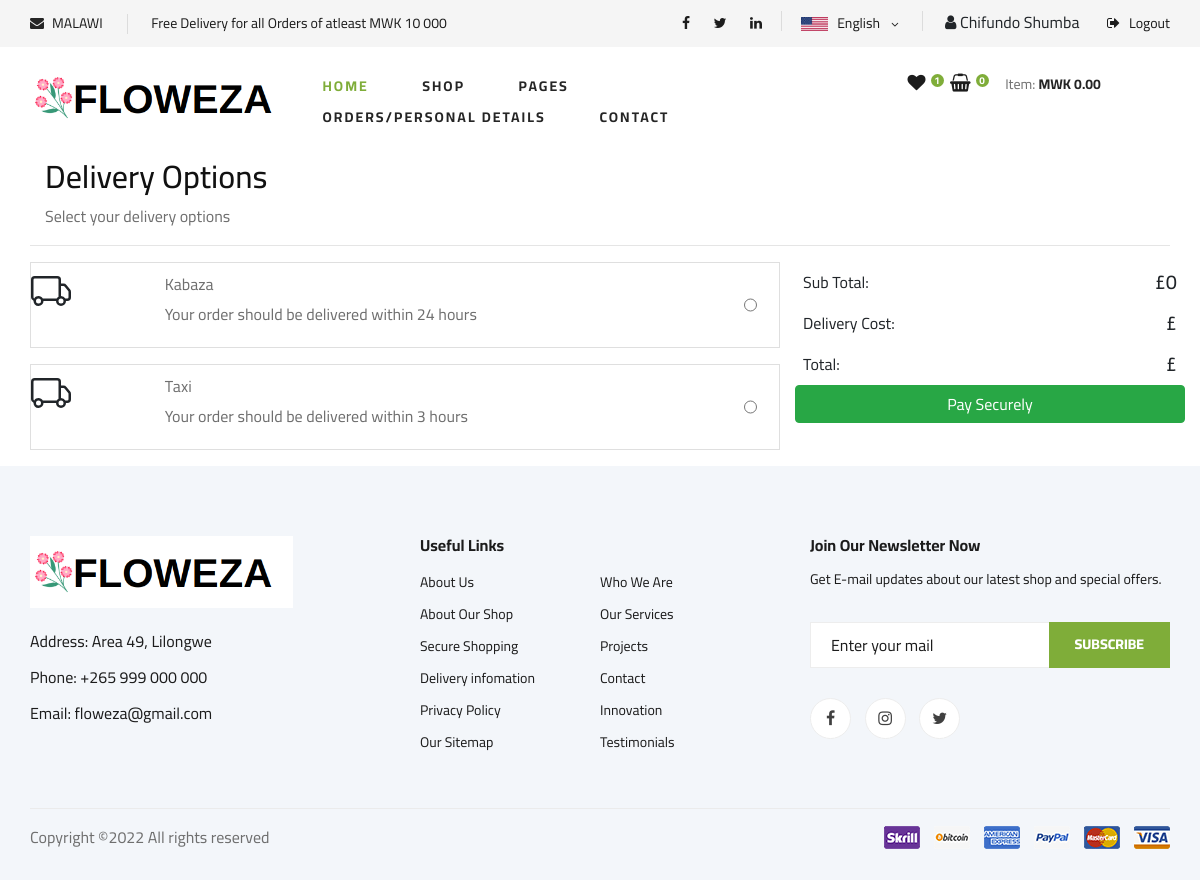
/deliverychoices (signed in), run on the app's committed database.
### mainapp/models.py (models this page shows, shortened)
class CustomUser(AbstractBaseUser, PermissionsMixin):
    email = models.EmailField(max_length=255, unique=True)
    full_name = models.CharField(max_length=255, blank = True, null=True)
    roles =(
        ('Admin','Admin'),
        ('Seller', 'Seller'),
        ('Transporter', 'Transporter'),
        ('Customer', 'Customer'),
    )
    user_role = models.CharField(max_length = 15, choices = roles, default = "Customer")
    phone_number = PhoneNumberField(null = True, blank = True)
    username = None
    staff = models.BooleanField(default=True) #can login
    active = models.BooleanField(default=True) #can login
    admin = models.BooleanField(default=False) # Adminstrator
    seller = models.BooleanField(default=False) #seller
    customer = models.BooleanField(default=False)
    transporter = models.BooleanField(default=False)
    timestamp = models.DateTimeField(auto_now_add=True)
    image = models.ImageField(default = "avatar0.jpg", null = True, blank = True)
    group = Group.add_to_class('description', models.CharField(max_length=180,null=True, blank=True))
    USERNAME_FIELD = 'email' #loginuser
    REQUIRED_FIELDS = ['full_name','phone_number',]
    objects = UserManager()
    @property
    def is_active(self):
        return self.active

class DeliveryOptions(models.Model):
    DELIVERY_CHOICES = [
        ("IS", "In Store"),
        ("HD", "Home Delivery"),
        ("DD", "Digital Delivery"),
    ]
    delivery_name = models.CharField(
        verbose_name=_("delivery_name"),
        help_text=_("Required"),
        max_length=255,
    )
    delivery_price = MoneyField(
        decimal_places=2,
        default_currency='MWK',
        verbose_name=_("delivery price"),
        help_text=_("Maximum 50 000"),
        error_messages={
            "name": {
                "max_length": _("The price must be between 0 and 50 0000."),
            },
        },
        max_digits=14,
    )
    delivery_method = models.CharField(
        choices=DELIVERY_CHOICES,
        verbose_name=_("delivery_method"),
        help_text=_("Required"),
        max_length=255,
    )
    delivery_timeframe = models.CharField(
        verbose_name=_("delivery timeframe"),
        help_text=_("Required"),
        max_length=255,
    )
    delivery_window = models.CharField(
        verbose_name=_("delivery window"),
        help_text=_("Required"),
        max_length=255,
    )
    order = models.IntegerField(verbose_name=_("list order"), help_text=_("Required"), default=0)
    is_active = models.BooleanField(default=True)
    class Meta:
        verbose_name = _("Delivery Option")
        verbose_name_plural = _("Delivery Options")

### mainapp/views.py (the view)
# urls.py: path("deliverychoices", views.deliverychoices, name="deliverychoices"),
@login_required
def deliverychoices(request):
    deliveryoptions = DeliveryOptions.objects.filter(is_active=True)
    return render(request, "delivery_choices.html", {"deliveryoptions": deliveryoptions})

### basket/basket.py (called while the page is built)
    def __len__(self):
        return sum(item["qty"] for item in self.basket.values())

    def get_subtotal_price(self):
        return sum(item["price"] * item["qty"] for item in self.basket.values())

    def get_delivery_price(self):
        newprice =  Money(0.00, 'MWK')
        if "purchase" in self.session:
            newprice = DeliveryOptions.objects.get(id=self.session["purchase"]["delivery_id"]).delivery_price
        return newprice

    def get_total_price(self):
        newprice = Money(0.00, 'MWK')
        subtotal = sum(Money(item["price"], 'MWK') * item["qty"] for item in self.basket.values())
        if "purchase" in self.session:
            newprice = DeliveryOptions.objects.get(id=self.session["purchase"]["delivery_id"]).delivery_price
        total = subtotal + newprice
        return total

### basket/context_processors.py (called while the page is built)
def basket(request):
    return {'basket': Basket(request)}

### mainapp/templates/delivery_choices.html (shortened to what this page needs)
{% extends 'base_mainapp.html' %}
{% load static %}
{% block body %}
    <div class="container">
        <div class="col-12">
        <h1 class="h2">Delivery Options</h1>
        </div>
        <div class="col-12">
        <p>Select your delivery options</p>
        </div>
        <hr />
    </div>
    <div class="container">
        <div class="row g-3">
        {% if deliveryoptions|length == 0 %}
        <div class="col-12">There are no delivery options <a href="{% url 'store:store_home' %}">Shop</a></div>
        {% else %}
        <div class="col-md-4 col-lg-4 order-md-last p-0 order-3">
            <div class="d-flex bd-highlight ms-0">
            <div class="p-2 flex-grow-1 bd-highlight">Sub Total:</div>
            <div class="p-2 bd-highlight"><span class="fw-bold h5">£</span><span id="sub_total"
                class="fw-bold h5">{{basket.get_subtotal_price}}</span></div>
            </div>
            <div class="d-flex bd-highlight">
            <div class="p-2 flex-grow-1 bd-highlight">Delivery Cost:</div>
            <div class="p-2 bd-highlight"><span class="fw-bold h5">£</span></div>
            </div>
            <div class="d-flex bd-highlight">
            <div class="p-2 flex-grow-1 bd-highlight">Total:</div>
            <div class="p-2 bd-highlight"><span class="fw-bold h5">£</span></div>
            </div>
            <a role="button" href="{% url "checkout:delivery_address" %}" class="btn btn-success fw-bold w-100"
            type="button">Pay Securely</a>
        </div>
        <div class="col-md-7 col-lg-8">
            {% for option in deliveryoptions %}
            <div class="card mb-3 border-1 rounded-0 product-item me-md-4" data-index="{{option.id}}">
            <div class="row g-0">
                <div class="col-md-2 ps-3 ps-md-4">
                </div>
                <div class="col-md-9 ps-md-1">
                <div class="card-body p-1">
                    <p class="card-text ps-2 mb-1 pt-1 fw-bold">{{option.delivery_name}}</p>
                    <p class="card-text ps-2 pb-3">Your order should be delivered within {{option.delivery_timeframe}}</p>
                </div>
                </div>
                <div class="col-md-1 ps-md-1">
                <input class="align-middle h-100" type="radio" name="deliveryOption" id="{{option.id}}"
                    value="{{option.id}}">
                </div>
            </div>
            </div>
            {% endfor %}
        </div>
        {% endif %}
        </div>
    </div>
{% endblock body %}

### mainapp/templates/includes/header.html (shortened to what this page needs)
{% load static %}
<header class="header">
    <div class="header__top">
        <div class="container">
            <div class="row">
                <div class="col-lg-6 col-md-6">
                    <div class="header__top__left">
                        <ul>
                            <li><i class="fa fa-envelope"></i> MALAWI</li>
                            <li>Free Delivery for all Orders of atleast MWK 10 000</li>
                        </ul>
                    </div>
                </div>
                <div class="col-lg-6 col-md-6" id="top-right-header">
                    <div class="header__top__right">
                        <div class="header__top__right__social">
                            <a href="#"><i class="fa fa-facebook"></i></a>
                            <a href="#"><i class="fa fa-twitter"></i></a>
                            <a href="#"><i class="fa fa-linkedin"></i></a>
                        </div>
                        <div class="header__top__right__language">
                            <img src="{% static 'img/language.png' %}" alt="">
                            <div>English</div>
                            <span class="arrow_carrot-down"></span>
                        </div>
                        {% if user.is_authenticated %}
                        <div class="header__top__right__auth">
                            <i class="fa fa-user"></i> {{user.full_name|title}}
                        </div>
                        <div class="header__top__right__auth ml-4">
                            <a href="{% url 'logout_request' %}"><i class="fa fa-sign-out" aria-hidden="true"></i> Logout</a>
                        </div>
                        {% endif %}
                    </div>
                </div>
            </div>
        </div>
    </div>
    <div class="container">
        <div class="row">
            <div class="col-lg-3">
                <div class="header__logo">
                    <a href="#"><img src="{% static '/img/logo.png' %}" alt=""> </a>
                </div>
            </div>
            <div class="col-lg-6" >
                <nav class="header__menu">
                    <ul>
                        <li class="active"><a href="{% url 'index' %}">Home</a></li>
                        <li class="top-menu-item1"><a href="{% url 'shop' %}">Shop</a></li>
                        <li class="top-menu-item1"><a href="#">Pages</a>
                        </li>
                        <li class="orders_and_personal_detailsbtn"><a href="{% url 'pages' %}">Orders/Personal Details</a></li>
                        <li class="top-menu-item1"><a href="{% url 'contact' %}">Contact</a></li>
                    </ul>
                </nav>
            </div>
            <div class="col-lg-3" id="top-menu-item2">
                <div class="header__cart header__top__right__auth">
                    <ul>
                        <li><a href="#"><i class="fa fa-heart"></i> <span>1</span></a></li>
                        <li><a href="{% url 'shopping_cart' %}"><i class="fa fa-shopping-basket"></i> <span>{{basket|length}}</span></a></li>
                    </ul>
                    {% if basket|length > 0 %}
                    <div class="header__cart__price">Cost of <strong>{{basket|length}}</strong> Item{{basket|length|pluralize}}: <span>{{basket.get_total_price}}</span></div>
                    {% else %}
                    <div class="header__cart__price">Item: <span>MWK 0.00</span></div>
                    {% endif %}
                </div>
            </div>
        </div>
    </div>
</header>

### mainapp/static/css/style.css (style rules this page uses)
html, body { height: 100%; font-family: "Cairo", sans-serif; -webkit-font-smoothing: antialiased; font-smoothing: antialiased; }
h1, h2, h3, h4, h5, h6 { margin: 0; color: #111111; font-weight: 400; font-family: "Cairo", sans-serif; }
h1 { font-size: 70px; }
p { font-size: 16px; font-family: "Cairo", sans-serif; color: #6f6f6f; font-weight: 400; line-height: 26px; margin: 0 0 15px 0; }
img { max-width: 100%; }
ul, ol { padding: 0; margin: 0; }
.header__top { background: #f5f5f5; }
.header__top__left { padding: 10px 0 13px; }
.header__top__left ul li { font-size: 14px; color: #1c1c1c; display: inline-block; margin-right: 45px; position: relative; }
.header__top__left ul li:after { position: absolute; right: -25px; top: 1px; height: 20px; width: 1px; background: #000000; opacity: 0.1; content: ""; }
.header__top__left ul li:last-child { margin-right: 0; }
.header__top__left ul li:last-child:after { display: none; }
.header__top__left ul li i { color: #252525; margin-right: 5px; }
.header__top__right { text-align: right; padding: 10px 0 13px; }
.header__top__right__social { position: relative; display: inline-block; margin-right: 35px; }
.header__top__right__social:after { position: absolute; right: -20px; top: 1px; height: 20px; width: 1px; background: #000000; opacity: 0.1; content: ""; }
.header__top__right__social a { font-size: 14px; display: inline-block; color: #1c1c1c; margin-right: 20px; }
.header__top__right__social a:last-child { margin-right: 0; }
.header__top__right__language { position: relative; display: inline-block; margin-right: 40px; cursor: pointer; }
.header__top__right__language:after { position: absolute; right: -21px; top: 1px; height: 20px; width: 1px; background: #000000; opacity: 0.1; content: ""; }
.header__top__right__language img { margin-right: 6px; }
.header__top__right__language div { font-size: 14px; color: #1c1c1c; display: inline-block; margin-right: 4px; }
.header__top__right__language span { font-size: 14px; color: #1c1c1c; position: relative; top: 2px; }
.header__top__right__auth { display: inline-block; }
.header__top__right__auth a { display: block; font-size: 14px; color: #1c1c1c; }
.header__top__right__auth a i { margin-right: 6px; }
.header__logo { padding: 15px 0; }
.header__logo a { display: inline-block; }
.header__menu { padding: 24px 0; }
.header__menu ul li { list-style: none; display: inline-block; margin-right: 50px; position: relative; }
.header__menu ul li.active a { color: #7fad39; }
.header__menu ul li:last-child { margin-right: 0; }
.header__menu ul li a { font-size: 14px; color: #252525; text-transform: uppercase; font-weight: 700; letter-spacing: 2px; -webkit-transition: all, 0.3s; -moz-transition: all, 0.3s; -ms-transition: all, 0.3s; -o-transition: all, 0.3s; transition: all, 0.3s; padding: 5px 0; display: block; }
.header__cart { text-align: right; padding: 24px 0; }
.header__cart ul { display: inline-block; margin-right: 25px; }
.header__cart ul li { list-style: none; display: inline-block; margin-right: 15px; }
.header__cart ul li:last-child { margin-right: 0; }
.header__cart ul li a { position: relative; }
.header__cart ul li a i { font-size: 18px; color: #1c1c1c; }
.header__cart ul li a span { height: 13px; width: 13px; background: #7fad39; font-size: 10px; color: #ffffff; line-height: 13px; text-align: center; font-weight: 700; display: inline-block; border-radius: 50%; position: absolute; top: 0; right: -12px; }
.header__cart .header__cart__price { font-size: 14px; color: #6f6f6f; display: inline-block; }
.header__cart .header__cart__price span { color: #252525; font-weight: 700; }
@media only screen and (min-width: 1200px) { .container { max-width: 1170px; } }

### data on the page
CustomUser: full_name "Chifundo Shumba"
DeliveryOptions: delivery_name "Kabaza", delivery_timeframe "24 hours"
DeliveryOptions: delivery_name "Taxi", delivery_timeframe "3 hours"

### other printed values
{{ basket|length }} "0"
{{ basket.get_subtotal_price }} "0"
